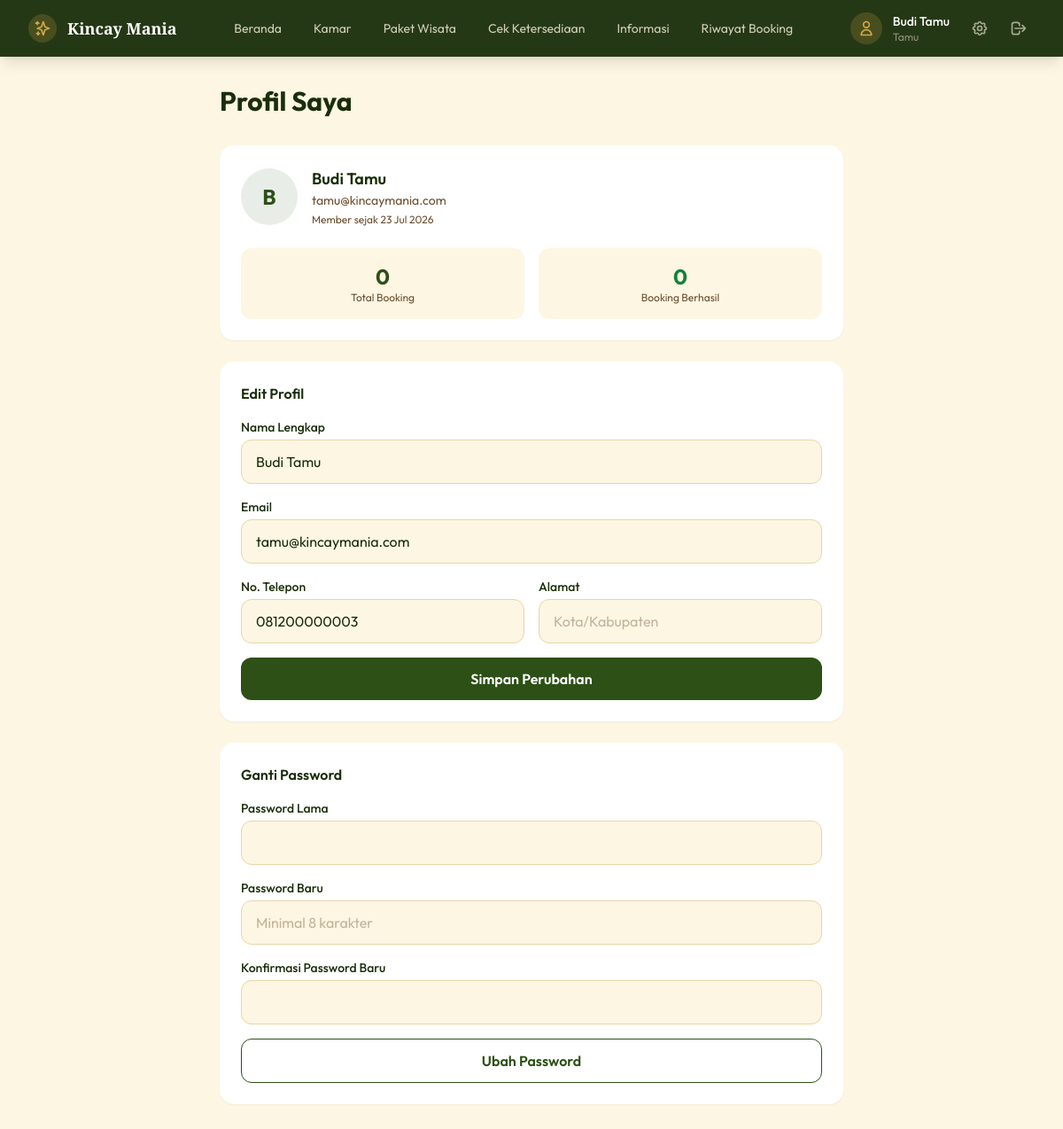
The page /tamu/profil.php (signed in) on the database its author committed.
### tables this page shows
CREATE TABLE users (
  id INT AUTO_INCREMENT PRIMARY KEY,
  nama VARCHAR(150) NOT NULL,
  email VARCHAR(150) NOT NULL UNIQUE,
  no_hp VARCHAR(20),
  alamat VARCHAR(255) NULL,
  password_hash VARCHAR(255) NOT NULL,
  role ENUM('tamu','resepsionis','admin') NOT NULL DEFAULT 'tamu',
  status ENUM('aktif','nonaktif') NOT NULL DEFAULT 'aktif',
  created_at DATETIME DEFAULT CURRENT_TIMESTAMP
);

### config/database.php (called while the page is built, shortened)
<?php
function db(): PDO {
    static $pdo = null;
    if ($pdo === null) {
        $dsn = 'mysql:host=' . DB_HOST
             . ';dbname=' . DB_NAME
             . ';charset=' . DB_CHARSET;
        $options = [
            PDO::ATTR_ERRMODE            => PDO::ERRMODE_EXCEPTION,
            PDO::ATTR_DEFAULT_FETCH_MODE => PDO::FETCH_ASSOC,
            PDO::ATTR_EMULATE_PREPARES   => false,
        ];
        try {
            $pdo = new PDO($dsn, DB_USER, DB_PASS, $options);
        } catch (PDOException $e) {
            error_log('[DB Error] ' . $e->getMessage());
            http_response_code(503);
            die(<<<HTML
<!DOCTYPE html>
<html lang="id">
<head><meta charset="UTF-8"><title>Koneksi Database Gagal</title>
<style>body{font-family:sans-serif;display:flex;align-items:center;justify-content:center;min-height:100vh;background:#FDF6E3;margin:0;}
.box{text-align:center;padding:2rem;background:white;border-radius:1rem;box-shadow:0 4px 20px rgba(0,0,0,.1);max-width:400px;}
h1{color:#B91C1C;margin-bottom:.5rem;}p{color:#6B4E2E;}</style>
</head>
<body><div class="box">
<h1>⚠ Layanan Tidak Tersedia</h1>
<p>Tidak dapat terhubung ke database. Pastikan XAMPP (MySQL) sudah berjalan dan konfigurasi di <code>config/database.php</code> sudah benar.</p>
</div></body></html>
HTML);
        }
    }
    return $pdo;
}

### config/config.php (called while the page is built, shortened)
<?php
require_once __DIR__ . '/database.php';
function e($string) {
    return htmlspecialchars($string ?? '', ENT_QUOTES, 'UTF-8');
}

### tamu/profil.php (the view, shortened to what this page needs)
<?php
require_once __DIR__ . '/../config/config.php';
$stmt = db()->prepare('SELECT id, nama, email, no_hp, alamat, created_at FROM users WHERE id = ?');
$stmt->execute([$_SESSION['user_id']]);
$user = $stmt->fetch();
$stmtStat = db()->prepare('SELECT COUNT(*) FROM booking WHERE user_id = ?');
$stmtStat->execute([$_SESSION['user_id']]);
$totalBooking = $stmtStat->fetchColumn();
$stmtStat2 = db()->prepare("SELECT COUNT(*) FROM booking WHERE user_id = ? AND status IN ('dikonfirmasi','checkin','selesai')");
$stmtStat2->execute([$_SESSION['user_id']]);
$bookingBerhasil = $stmtStat2->fetchColumn();
include __DIR__ . '/../includes/header.php';
include __DIR__ . '/../includes/navbar_tamu.php';
?>
    <section class="pt-24 pb-16 bg-cream min-h-screen">
        <div class="max-w-3xl mx-auto px-4 sm:px-6 lg:px-8">
            <h1 class="font-sans text-3xl text-dark font-bold mb-8">Profil Saya</h1>
            <div class="bg-white rounded-2xl p-6 shadow-sm mb-6">
                <div class="flex items-center gap-4 mb-6">
                    <div class="w-16 h-16 rounded-full bg-primary/10 flex items-center justify-center">
                        <span class="text-2xl font-bold text-primary"><?= strtoupper(substr($user['nama'], 0, 1)) ?></span>
                    </div>
                    <div>
                        <h2 class="font-semibold text-dark text-lg"><?= e($user['nama']) ?></h2>
                        <p class="text-earth text-sm"><?= e($user['email']) ?></p>
                        <p class="text-earth text-xs mt-1">Member sejak <?= date('d M Y', strtotime($user['created_at'])) ?></p>
                    </div>
                </div>
                <div class="grid grid-cols-2 gap-4 text-sm">
                    <div class="p-4 bg-cream rounded-xl text-center">
                        <p class="text-2xl font-bold text-primary"><?= $totalBooking ?></p>
                        <p class="text-earth text-xs">Total Booking</p>
                    </div>
                    <div class="p-4 bg-cream rounded-xl text-center">
                        <p class="text-2xl font-bold text-success"><?= $bookingBerhasil ?></p>
                        <p class="text-earth text-xs">Booking Berhasil</p>
                    </div>
                </div>
            </div>
            <div class="bg-white rounded-2xl p-6 shadow-sm mb-6">
                <h3 class="font-semibold text-dark mb-4">Edit Profil</h3>
                <form method="POST" action="<?= BASE_URL ?>/tamu/profil.php" class="space-y-4">
                    <div>
                        <label class="block text-sm font-medium text-dark mb-1">Nama Lengkap</label>
                        <input type="text" name="nama" value="<?= e($_POST['nama'] ?? $user['nama']) ?>" required
                               class="w-full px-4 py-3 bg-cream border border-cream-darker rounded-xl text-dark focus:border-primary transition-colors">
                    </div>
                    <div>
                        <label class="block text-sm font-medium text-dark mb-1">Email</label>
                        <input type="email" name="email" value="<?= e($_POST['email'] ?? $user['email']) ?>" required
                               class="w-full px-4 py-3 bg-cream border border-cream-darker rounded-xl text-dark focus:border-primary transition-colors">
                    </div>
                    <div class="grid grid-cols-2 gap-4">
                        <div>
                            <label class="block text-sm font-medium text-dark mb-1">No. Telepon</label>
                            <input type="tel" name="no_hp" value="<?= e($_POST['no_hp'] ?? $user['no_hp']) ?>"
                                   placeholder="08xxxxxxxxxx"
                                   class="w-full px-4 py-3 bg-cream border border-cream-darker rounded-xl text-dark placeholder-earth/40 focus:border-primary transition-colors">
                        </div>
                        <div>
                            <label class="block text-sm font-medium text-dark mb-1">Alamat</label>
                            <input type="text" name="alamat" value="<?= e($_POST['alamat'] ?? $user['alamat']) ?>"
                                   placeholder="Kota/Kabupaten"
                                   class="w-full px-4 py-3 bg-cream border border-cream-darker rounded-xl text-dark placeholder-earth/40 focus:border-primary transition-colors">
                        </div>
                    </div>
                    <button type="submit" name="update_profil" class="w-full py-3 bg-primary hover:bg-primary-light text-white font-semibold rounded-xl transition-all hover:shadow-lg">
                        Simpan Perubahan
                    </button>
                </form>
            </div>
            <div class="bg-white rounded-2xl p-6 shadow-sm">
                <h3 class="font-semibold text-dark mb-4">Ganti Password</h3>
                <form method="POST" action="<?= BASE_URL ?>/tamu/profil.php" class="space-y-4">
                    <div>
                        <label class="block text-sm font-medium text-dark mb-1">Password Lama</label>
                        <input type="password" name="password_lama" required
                               class="w-full px-4 py-3 bg-cream border border-cream-darker rounded-xl text-dark focus:border-primary transition-colors">
                    </div>
                    <div>
                        <label class="block text-sm font-medium text-dark mb-1">Password Baru</label>
                        <input type="password" name="password_baru" required minlength="8" placeholder="Minimal 8 karakter"
                               class="w-full px-4 py-3 bg-cream border border-cream-darker rounded-xl text-dark placeholder-earth/40 focus:border-primary transition-colors">
                    </div>
                    <div>
                        <label class="block text-sm font-medium text-dark mb-1">Konfirmasi Password Baru</label>
                        <input type="password" name="password_konfirmasi" required
                               class="w-full px-4 py-3 bg-cream border border-cream-darker rounded-xl text-dark focus:border-primary transition-colors">
                    </div>
                    <button type="submit" name="ganti_password" class="w-full py-3 border border-primary text-primary hover:bg-primary hover:text-white font-semibold rounded-xl transition-all">
                        Ubah Password
                    </button>
                </form>
            </div>
        </div>
    </section>
<?php include __DIR__ . '/../includes/footer.php'; ?>

### rows shown on the page
users: nama "B", nama "Budi Tamu", email "tamu@kincaymania.com", created_at "23 Jul 2026", no_hp "081200000003"

### other values the page prints
$_SESSION['nama'] "Budi Tamu"
$totalBooking "0"
$bookingBerhasil "0"
